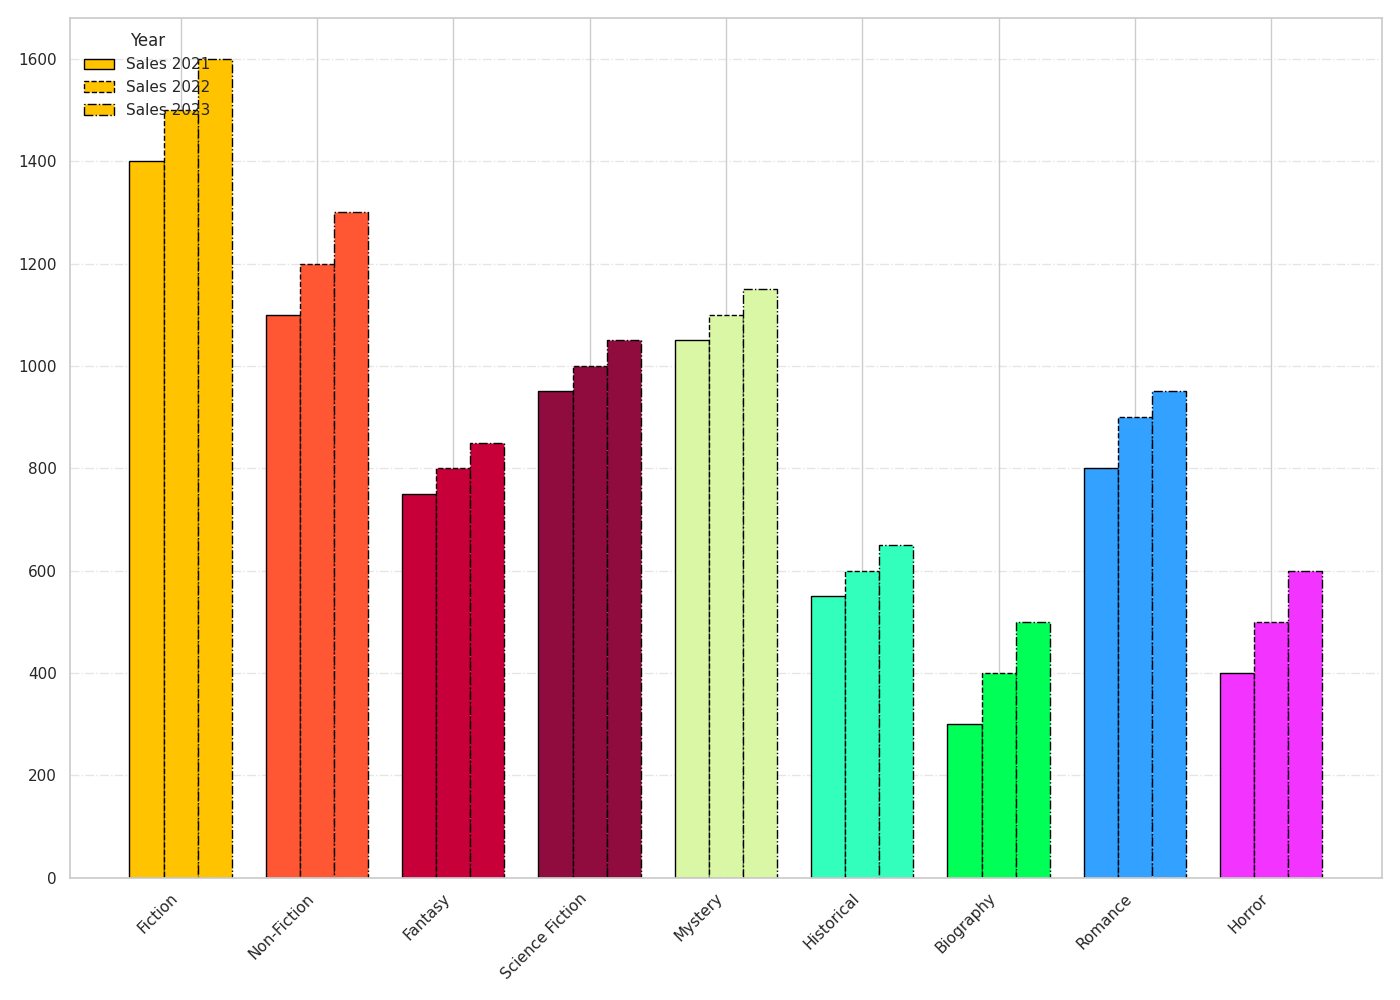

This chart was generated by the following Python code:
import matplotlib.pyplot as plt
import numpy as np

years = [2021, 2022, 2023]
genres = [
    'Fiction', 'Non-Fiction', 'Fantasy', 'Science Fiction', 
    'Mystery', 'Historical', 'Biography', 'Romance', 'Horror'
]
sales_data = {
    2021: [1400, 1100, 750, 950, 1050, 550, 300, 800, 400],
    2022: [1500, 1200, 800, 1000, 1100, 600, 400, 900, 500],
    2023: [1600, 1300, 850, 1050, 1150, 650, 500, 950, 600]
}

# Altered colors and marker styles for variety
colors = ['#FFC300', '#FF5733', '#C70039', '#900C3F', '#DAF7A6', '#33FFBD', '#00FF57', '#33A1FF', '#F333FF']
line_styles = ['-', '--', '-.', ':']

fig, ax = plt.subplots(figsize=(14, 10))
width = 0.25
x = np.arange(len(genres))

for i, (year, line_style) in enumerate(zip(years, line_styles)):
    sales = sales_data[year]
    ax.bar(x + i*width, sales, width=width, color=colors, edgecolor='black', linestyle=line_style)

ax.set_xticks(x + width)
ax.set_xticklabels(genres, rotation=45, ha='right')

ax.yaxis.grid(True, linestyle='-.', linewidth=1.0, alpha=0.5)
ax.legend([f'Sales {year}' for year in years], title="Year", loc='upper left', frameon=False)
plt.tight_layout()
plt.show()
